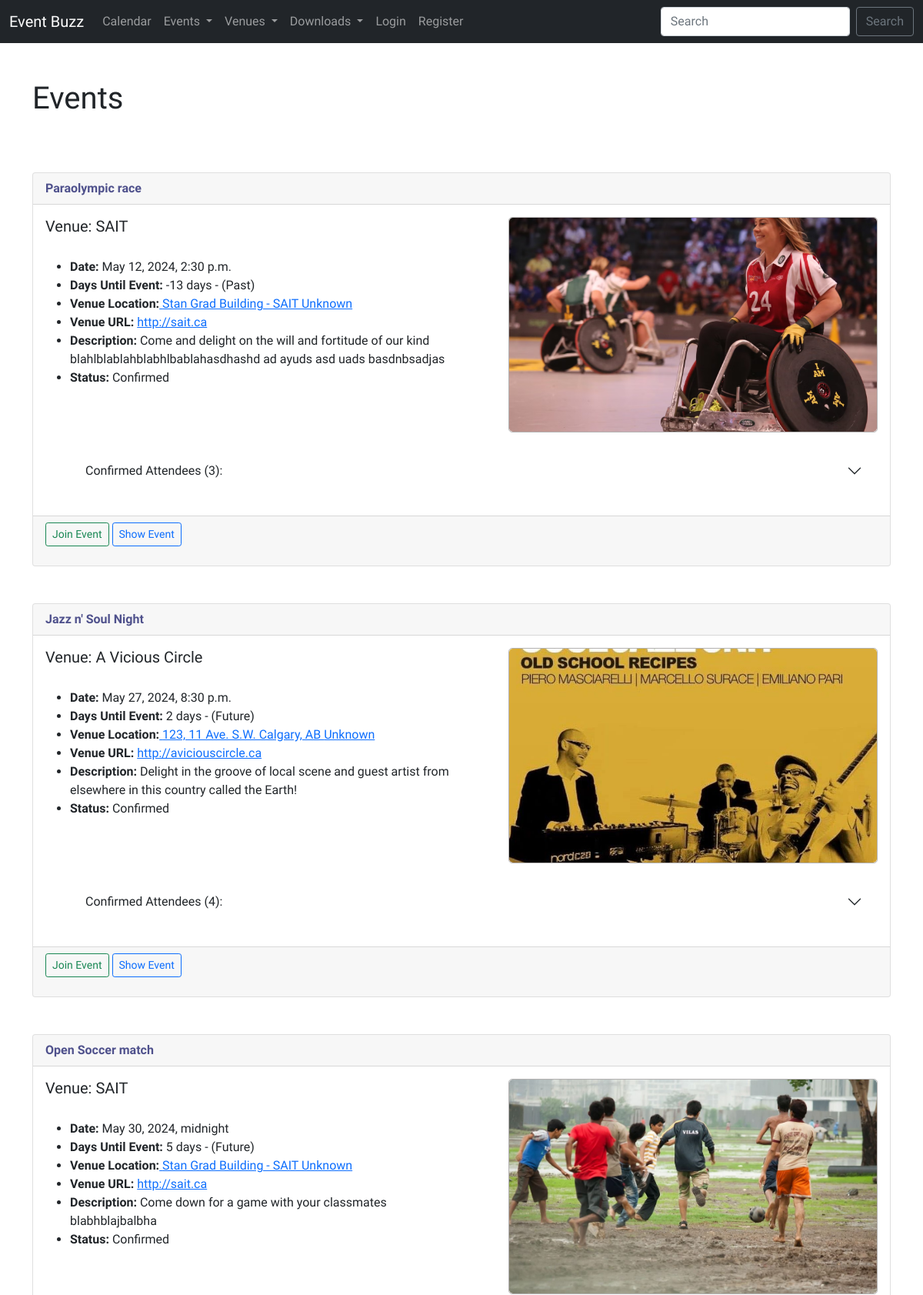
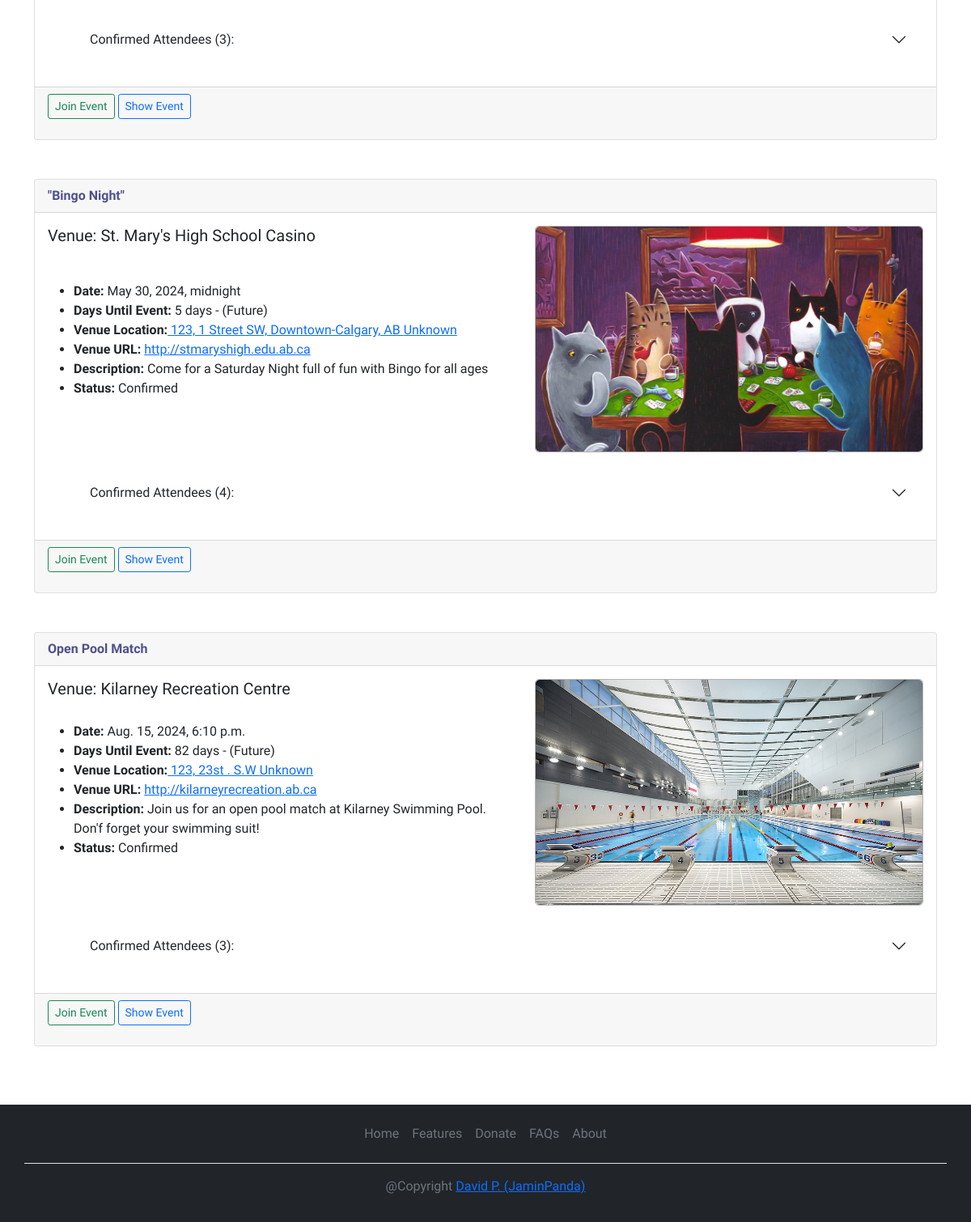
Screenshot of /events/ with the database file from the repository (2 pictures, top to bottom).
### events/models.py (models this page shows)
class Event(models.Model):
    name            = models.CharField('Event Name', max_length=150)
    event_date      = models.DateTimeField('Event date')
    venue           = models.ForeignKey(Venue, on_delete=models.CASCADE, blank=True, null=True)   #connect Venue entity
    manager         = models.ForeignKey(User, blank=True, null=True, on_delete=models.SET_NULL, related_name='managed_event')    # events linked to user won't be deleted if user is deleted
    description     = models.TextField(blank=True)
    attendees       = models.ManyToManyField(User, blank=True, related_name='attended_events')
    approved        = models.BooleanField('Approved', default=False, blank=True, null=True)
    event_image     = models.ImageField(upload_to="images/event_imgs/", null=True, blank=True)
    def __str__(self):
        return self.name
    @property
    def days_until(self):
        today = date.today()
        days_until = self.event_date.date() - today         # date of event minus today's date
        days_until_stripped = str(days_until).split(",", 1)[0]
        return days_until_stripped
    @property
    def is_past(self):
        today = date.today()
        if self.event_date.date() < today:
            event_status = "Past"
            return event_status
        else:
            event_status = "Future"
            return event_status

class Venue(models.Model):
    name            = models.CharField('Venue Name', max_length=120)
    address         = models.CharField(max_length=300)
    city_state      = models.CharField(max_length=100, default='Unknown')
    country         = models.CharField(max_length=40, default='Unknown')
    zip_code        = models.CharField('Zip Code', max_length=12)
    phone           = models.CharField('Contact Phone', max_length=25, blank=True)
    web             = models.URLField('Website Address', blank=True)
    email_address   = models.EmailField('Email', blank=True)
    owner           = models.ForeignKey(User, on_delete=models.CASCADE, verbose_name='Venue Owner')     # associates with user_id
    venue_image     = models.ImageField(upload_to="images/", null=True, blank=True)
    def __str__(self):
        return self.name

### events/views.py (the view)
# urls.py: path('events/', views.all_events, name='list-events'),
def all_events(request):
    event_list = Event.objects.all().order_by('event_date')
    event_with_attendee_count = Event.objects.annotate(num_attendees=Count('attendees'))
    attendee_count = {event.id: event.num_attendees for event in event_with_attendee_count}
    return render(request, 'events/event_list.html',
                  {'event_list': event_list,
                   'attendee_count': attendee_count})

### events/templatetags/custom_filters.py (called while the page is built)
@register.filter
def get_item(dictionary, key):
    return dictionary.get(key)

### events/templates/events/event_list.html (shortened to what this page needs)
{% extends 'base.html' %}
{% load custom_filters %}
{% block content %}
  <h1>Events</h1>
  <br>
  {% for event in event_list %}
      <div class="card">
        <div class="card-header">
          {{ event }}
        </div>
        <div class="card-body">
          <div class="flex-box">
            <div class="info-img-box">
              <div class="info-box">
                <h5 class="card-title">Venue: {{ event.venue }}</h5>
                <p class="card-text">
                  <ul>
                      <li><span class="label">Date:</span> {{ event.event_date }}</li>
                      <li><span class="label">Days Until Event:</span> {{ event.days_until }} - ({{ event.is_past }})</li>
                      <li><span class="label">Venue Location:</span><a href="http://maps.google.com/?q={{ event.venue.address }}{{ event.venue.city_state }}"> {{ event.venue.address }} {{ event.venue.city_state }}</a> </li>
                      <li><span class="label">Venue URL:</span> <a href="{{ event.venue.web }}">{{ event.venue.web }}</a></li>
                      <li><span class="label">Description:</span> {{ event.description }}</li>
                      {% if event.approved %}
                        <li><span class="label">Status:</span> Confirmed</li>
                      {% else %}
                        <li><span class="label">Status:</span> To be Confirmed...</li>
                      {% endif %}
                      <br>
                  </ul>
                </p>
              </div>
              <div class="img-box">
                {% if event.event_image %}
                  <img src="{{ event.event_image.url }}" alt="event-image">
                {% else %}
                  <p>No image available</p>
                {% endif %}
              </div>
            </div>
            <div class="accordion-box">
              <ul>
                <div class="accordion accordion-flush" id="accordionFlushExample">
                  <div class="accordion-item">
                    <h2 class="accordion-header" id="flush-headingOne">
                      <button class="accordion-button collapsed" type="button" data-bs-toggle="collapse" data-bs-target="#flush-collapseOne" aria-expanded="false" aria-controls="flush-collapseOne">
                        Confirmed Attendees ({{ attendee_count|get_item:event.id }}):
                      </button>
                    </h2>
                  </div>
                </div>
              </ul>
            </div>
          </div>
        </div>
        <div class="card-footer text-muted">
          <div class="btn-bx">
            <div>
              {% if not user.is_authenticated %}
                <a href="{% url 'login'%}" class="btn btn-outline-success btn-sm">Join Event</a>
              {% endif %}
                <a href="{% url 'events:show-event' event.id %}" class="btn btn-outline-primary btn-sm">Show Event</a>
            </div>
        <br><br>
      </div>
    </div>
  </div>
  <br><br>
  {% endfor %}
{% endblock %}

### static/styles/main.css (style rules this page uses)
* { margin: 0; padding: 0; box-sizing: border-box; text-decoration: none; border: none; outline: none; scroll-behavior: smooth; font-family: 'KoHo'; }
:root { --bg-color: #D9D9D9; --second-bg-color: #212529; --third-bg-color: #4F518C; --text-color: #2C2A4A; --second-text-color: #fff; --third-text-color: #00ffdd; --fourth-text-color: #eaf740; --btn-color: #4e2db9; --border: #95859F; --second-btn-color: #ae88c5; }
html, body { height: 100%; margin: 0; }
div h1 { margin: 1.5rem 0 3rem 0; }
.flex-box { display: flex; flex-direction: column; }
.info-img-box { display: flex; flex-direction: row; }
.info-box { display: flex; flex-direction: column; justify-content: space-between; width: 52%; margin-right: 3rem; }
.img-box { display: flex; flex-direction: row; justify-content: center; align-items: center; border: 1px solid rgb(180, 178, 178); width: 45%; height: 280px; border-radius: .30rem; }
.img-box img { width: 100%; height: 100%; object-fit: cover; border-radius: 0.30rem; }
.card-header { color: var(--third-bg-color); font-weight: 600; }
.label { font-weight: bold; }
.accordion-box { margin-top: 1.5rem; }
.card-footer .btn-bx { display: flex; flex-direction: row; justify-content: space-between; }

### rows the page displays
Event: name "Paraolympic race", venue "SAIT", event_date "May 12, 2024, 2:30 p.m.", days_until "-13 days", is_past "Past", venue.address "Stan Grad Building - SAIT", venue.city_state "Unknown", venue.web "http://sait.ca", description "Come and delight on the will and fortitude of our kind blahlblablahblabhlbablahasdhashd ad ayuds asd uads basdnbsadjas", shows "Status:", approved "Confirmed", event_image (picture), id "3"
Event: name "Jazz n' Soul Night", venue "A Vicious Circle", event_date "May 27, 2024, 8:30 p.m.", days_until "2 days", is_past "Future", venue.address "123, 11 Ave. S.W. Calgary, AB", venue.city_state "Unknown", venue.web "http://aviciouscircle.ca", description "Delight in the groove of local scene and guest artist from elsewhere in this country called the Earth!", shows "Status:", approved "Confirmed", event_image (picture), id "4"
Event: name "Open Soccer match", venue "SAIT", event_date "May 30, 2024, midnight", days_until "5 days", is_past "Future", venue.address "Stan Grad Building - SAIT", venue.city_state "Unknown", venue.web "http://sait.ca", description "Come down for a game with your classmates blabhblajbalbha", shows "Status:", approved "Confirmed", event_image (picture), id "3"
Event: name "\"Bingo Night\"", venue "St. Mary's High School Casino", event_date "May 30, 2024, midnight", days_until "5 days", is_past "Future", venue.address "123, 1 Street SW, Downtown-Calgary, AB", venue.city_state "Unknown", venue.web "http://stmaryshigh.edu.ab.ca", description "Come for a Saturday Night full of fun with Bingo for all ages", shows "Status:", approved "Confirmed", event_image (picture), id "4"
Event: name "Open Pool Match", venue "Kilarney Recreation Centre", event_date "Aug. 15, 2024, 6:10 p.m.", days_until "82 days", is_past "Future", venue.address "123, 23st . S.W", venue.city_state "Unknown", venue.web "http://kilarneyrecreation.ab.ca", description "Join us for an open pool match at Kilarney Swimming Pool. Don'f forget your swimming suit!", shows "Status:", approved "Confirmed", event_image (picture), id "3"
